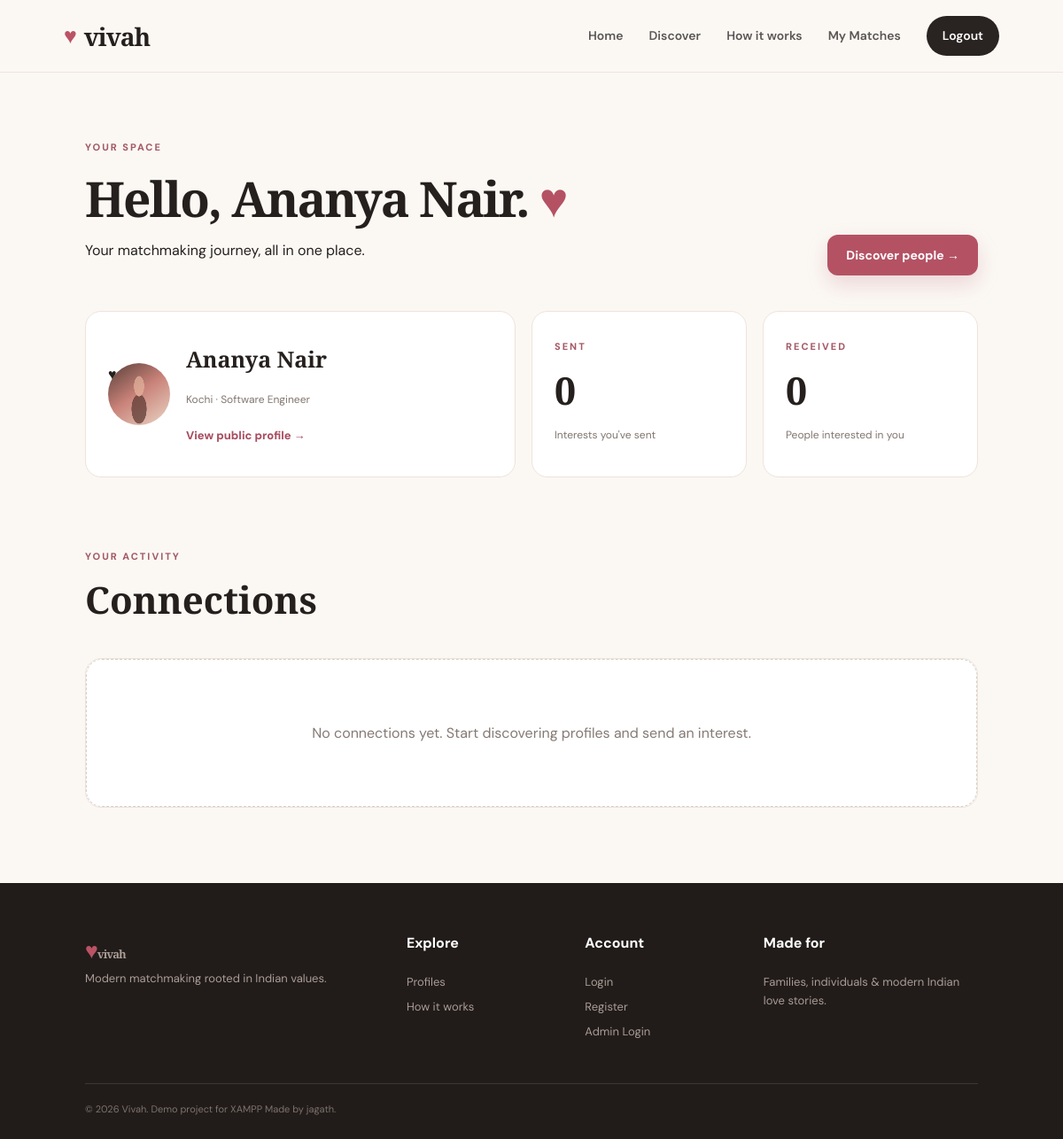
/dashboard.php (signed in), run on the app's committed database.
### tables this page shows
CREATE TABLE IF NOT EXISTS users (
    id INT AUTO_INCREMENT PRIMARY KEY,
    name VARCHAR(100) NOT NULL,
    email VARCHAR(150) UNIQUE NOT NULL,
    password VARCHAR(255) NOT NULL,
    gender ENUM('Male','Female','Other') NOT NULL,
    dob DATE NOT NULL,
    city VARCHAR(100) NOT NULL,
    state VARCHAR(100) NOT NULL,
    religion VARCHAR(80) DEFAULT 'Not specified',
    caste VARCHAR(100) DEFAULT 'Not specified',
    education VARCHAR(150) DEFAULT 'Not specified',
    profession VARCHAR(150) DEFAULT 'Not specified',
    bio TEXT,
    photo VARCHAR(255) DEFAULT NULL,
    banned TINYINT(1) NOT NULL DEFAULT 0,
    created_at TIMESTAMP DEFAULT CURRENT_TIMESTAMP
);

### config.php (called while the page is built, shortened)
<?php
function e($value) {
    return htmlspecialchars((string)$value, ENT_QUOTES, 'UTF-8');
}
?>

### dashboard.php (the view, shortened to what this page needs)
<?php
require "config.php"; requireLogin();
$me=$_SESSION["user_id"];
$stmt=$conn->prepare("SELECT * FROM users WHERE id=?");$stmt->bind_param("i",$me);$stmt->execute();$user=$stmt->get_result()->fetch_assoc();
$q=$conn->prepare("SELECT u.*, i.status FROM interests i JOIN users u ON u.id=i.receiver_id WHERE i.sender_id=? ORDER BY i.created_at DESC");
$q->bind_param("i",$me);$q->execute();$sent=$q->get_result()->fetch_all(MYSQLI_ASSOC);
$r=$conn->prepare("SELECT u.*, i.status FROM interests i JOIN users u ON u.id=i.sender_id WHERE i.receiver_id=? ORDER BY i.created_at DESC");
$r->bind_param("i",$me);$r->execute();$received=$r->get_result()->fetch_all(MYSQLI_ASSOC);
$pageTitle="My Dashboard"; require "includes/header.php";
?>
<section class="dash-head"><div><span class="eyebrow">YOUR SPACE</span><h1>Hello, <?=e($user["name"])?>. <em>♥</em></h1><p>Your matchmaking journey, all in one place.</p></div><a href="profiles.php" class="btn btn-primary">Discover people →</a></section>
<section class="dash-grid">
  <div class="dash-card profile-summary"><div class="avatar portrait portrait-b">♥</div><h2><?=e($user["name"])?></h2><p><?=e($user["city"])?> · <?=e($user["profession"])?></p><a href="profile.php?id=<?=$me?>" class="text-link">View public profile →</a></div>
  <div class="dash-card"><span class="eyebrow">SENT</span><strong class="dash-number"><?=count($sent)?></strong><p>Interests you've sent</p></div>
  <div class="dash-card"><span class="eyebrow">RECEIVED</span><strong class="dash-number"><?=count($received)?></strong><p>People interested in you</p></div>
</section>
<section class="section compact-section"><div class="section-heading"><div><span class="eyebrow">YOUR ACTIVITY</span><h2>Connections</h2></div></div>
<div class="activity-list">
<?php if(!$sent&&!$received): ?><div class="empty-state">No connections yet. Start discovering profiles and send an interest.</div><?php endif; ?>
</div></section>
<?php require "includes/footer.php"; ?>

### assets/css/style.css (style rules this page uses)
* { box-sizing:border-box }
html { scroll-behavior:smooth }
body { margin:0;background:#fbf8f4;color:#25201e;font-family:"DM Sans",sans-serif;line-height:1.6 }
a { color:inherit;text-decoration:none }
.eyebrow { font-size:11px;letter-spacing:2px;font-weight:800;color:#a45a66 }
.hero h1,.discover-head h1,.dash-head h1 { font:800 clamp(45px,5.2vw,76px)/1.02 "Playfair Display";letter-spacing:-2px;margin:18px 0 }
.hero h1 em,.discover-head h1 em,.dash-head h1 em,.quote-section em { color:#b45264;font-style:italic }
.btn { border:0;border-radius:12px;padding:14px 21px;font:700 14px "DM Sans";cursor:pointer;display:inline-block }
.btn-primary { background:#b45264;color:#fff;box-shadow:0 10px 24px #b4526433 }
.portrait { background-size:cover;background-position:center;position:relative }
.portrait-b { background:linear-gradient(145deg,#553e37,#c98279 48%,#ead6c6) }
.portrait:after { content:"";position:absolute;inset:13% 18% 0;background:radial-gradient(ellipse at 50% 28%,#e4b49d 0 18%,transparent 19%),radial-gradient(ellipse at 50% 70%,#5b3830 0 27%,transparent 28%);opacity:.72 }
.section { padding:85px 8vw }
.section-heading { display:flex;align-items:end;justify-content:space-between;margin-bottom:30px }
.section h2 { font:700 42px "Playfair Display";margin:8px 0 }
.text-link { font-size:13px;font-weight:800;color:#a84e60 }
.empty-state { grid-column:1/-1;text-align:center;padding:70px;background:#fff;border:1px dashed #d9cec7;border-radius:18px;color:#857a74 }
.dash-head { padding:70px 8vw 40px;display:flex;justify-content:space-between;align-items:end }
.dash-head h1 { font-size:55px }
.dash-grid { display:grid;grid-template-columns:2fr 1fr 1fr;gap:18px;margin:0 8vw 25px }
.dash-card { background:#fff;border:1px solid #eee3db;border-radius:18px;padding:25px }
.profile-summary { display:grid;grid-template-columns:70px 1fr;gap:0 18px;align-items:center }
.profile-summary .avatar { width:70px;height:70px;border-radius:50%;grid-row:span 3 }
.profile-summary h2 { font:700 25px "Playfair Display";margin:0 }
.profile-summary p { margin:0;color:#81766f;font-size:12px }
.dash-number { font:700 43px "Playfair Display";display:block;margin-top:8px }
.dash-card>p { color:#81766f;font-size:12px }
.compact-section { padding-top:50px }
.activity-list { background:#fff;border:1px solid #eee3db;border-radius:18px;overflow:hidden }

### data on the page
users: name "Ananya Nair", city "Kochi", profession "Software Engineer"

### other printed values
count($sent) "0"
count($received) "0"
